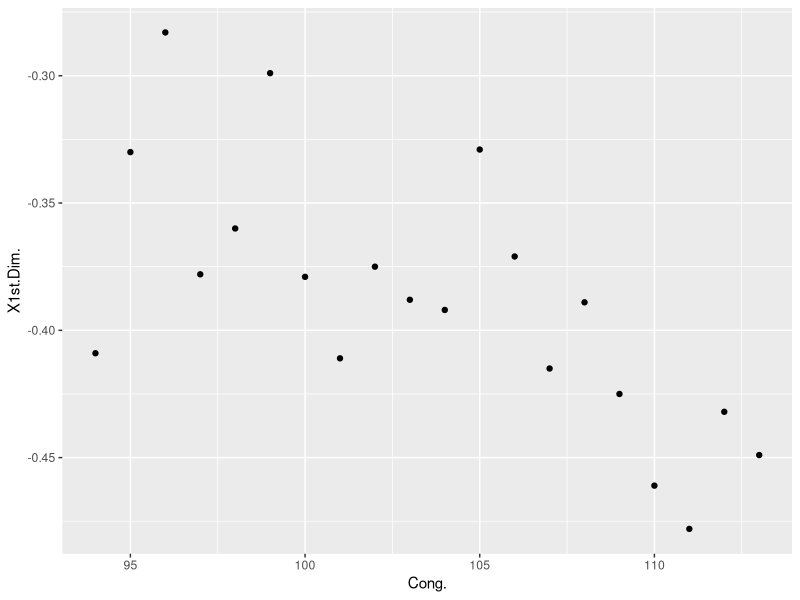
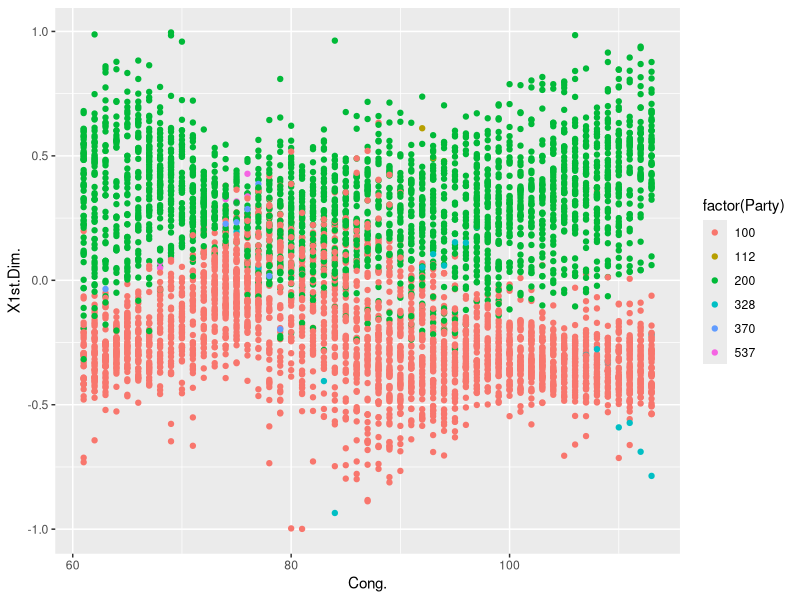
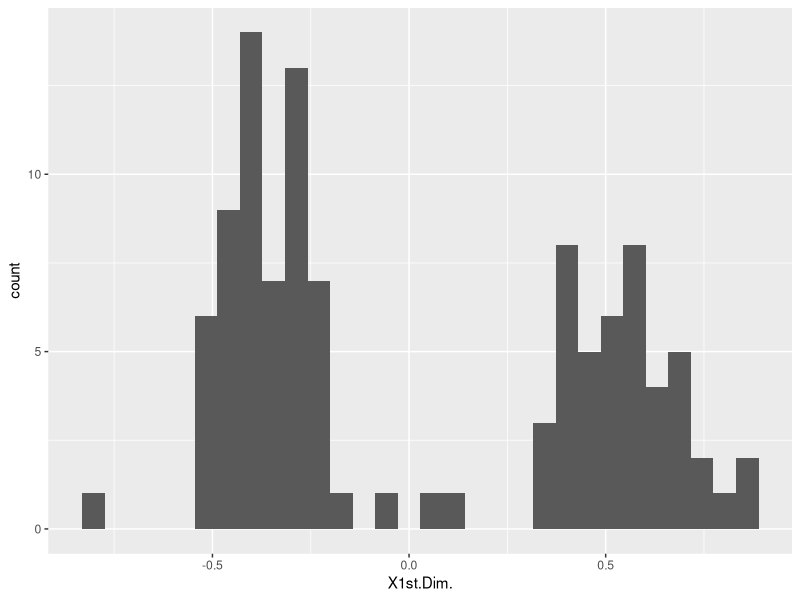

Here is the R script that generated these plots, in order:
setwd("~/Insync/thesis/")
library(dplyr)
library(ggplot2)

d <- read.csv("SenateData002.csv")

names(d)
d$District <- NULL
d$X2nd.Dim. <- NULL
d$Log.Likelihood <- NULL
d$Votes <- NULL
d$Classification.Errors <- NULL
d$Power <- NULL
d$Geometric.Mean.Probability <- NULL
d$Leader <- NULL
head(d)


leahy <- dplyr::filter(d, ICPSR == 14307)

ggplot(leahy, aes(Cong., X1st.Dim.)) + geom_point()

ggplot(dplyr::filter(d, Cong. > 60), aes(Cong., X1st.Dim.)) + geom_point(aes(color = factor(Party)))

cong113 <- dplyr::filter(d, Cong. == 113)

ggplot(cong113, aes(X1st.Dim.)) + geom_histogram()

mean(cong113$X1st.Dim.)
